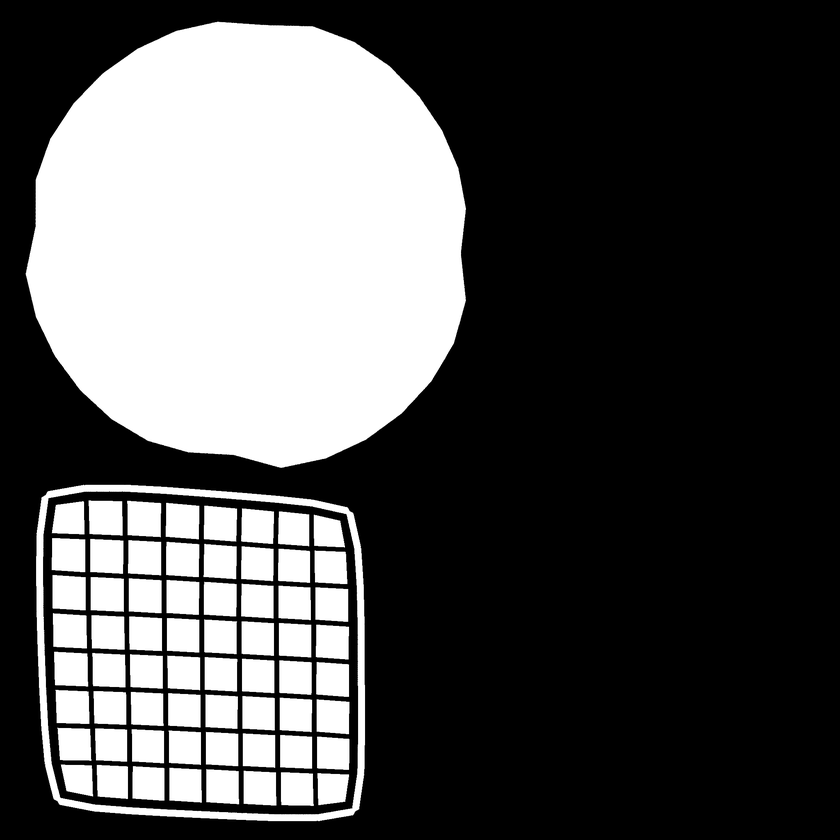
#> input picture public/Textures_chessboard/tex1_mask.png, 840 x 840 px, shrunk from 2048 x 2048 before the run, found by its file name
$ python combineimge.py
#> lines starting #> are read from the running program, lines starting #| are printed output that depends on the picture
from PIL import Image


# Otwórz dwa obrazy


# [223 lines left out: function split_textures, not called in this run]

def split_chessboard():

    Path_material1_mask = f'tex1_mask.png'
    Path_material2_mask = f'tex2_mask.png'
    Mask1 = Image.open(Path_material1_mask).convert('RGBA')
#> Mask1 is the input picture: PIL image 840x840 RGBA; mean R, G, B, A 83.7, 83.7, 83.7, 255
    Mask2 = Image.open(Path_material2_mask).convert('RGBA')
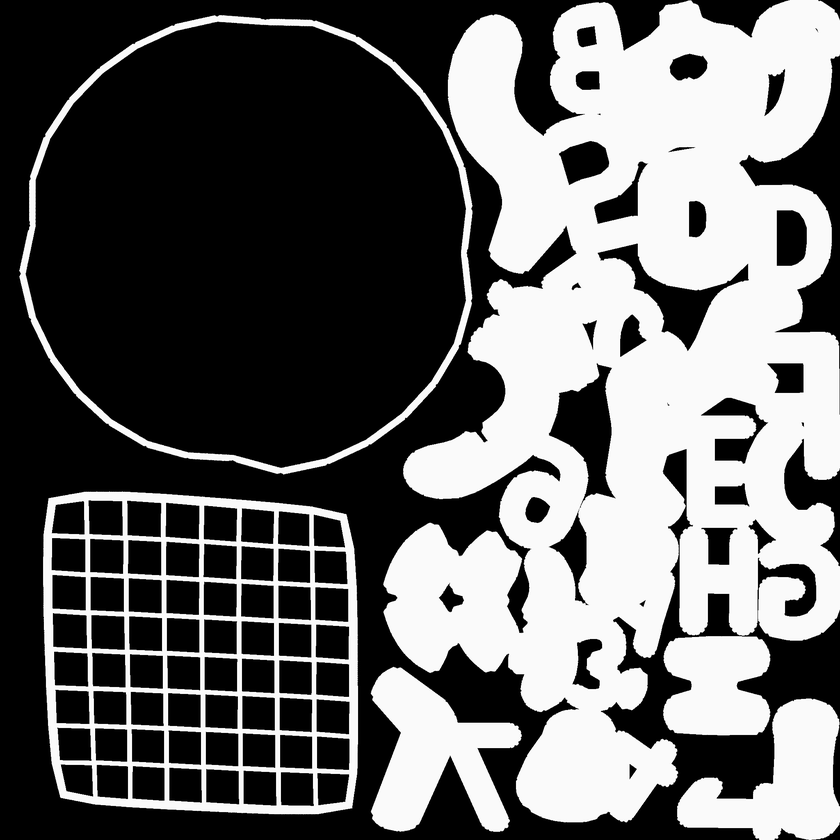
#> input picture public/Textures_chessboard/tex2_mask.png, 840 x 840 px, shrunk from 2048 x 2048 before the run, found by its file name
#> Mask2 is the input picture: PIL image 840x840 RGBA; mean R, G, B, A 102, 102, 102, 255
    pixels_Mask1 = Mask1.load()
    pixels_Mask2 = Mask2.load()

    Path_glossy = f'chessboard_glossy.png'
    Glossy = Image.open(Path_glossy).convert('RGBA')
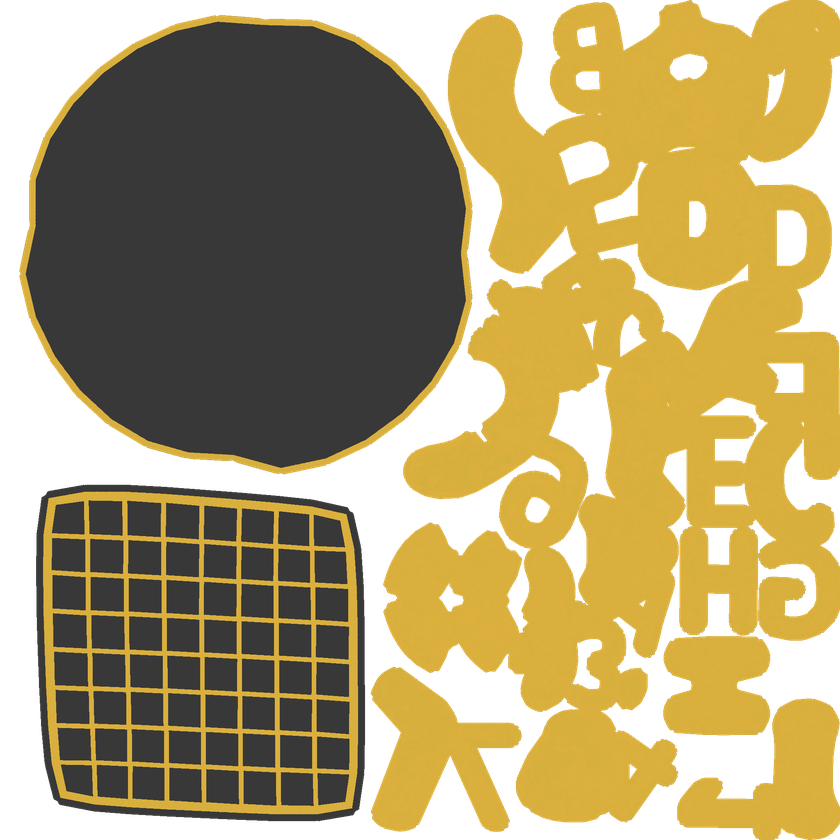
#> input picture public/Textures_chessboard/chessboard_glossy.png, 840 x 840 px, shrunk from 2048 x 2048 before the run, found by its file name
#> Glossy is the input picture: PIL image 840x840 RGBA; mean R, G, B, A 112.5, 94.3, 44.7, 187.5
    pixels_Glossy = Glossy.load()

    Path_diffuse = f'chessboard_diffuse.png'
    diffuse = Image.open(Path_diffuse).convert('RGBA')
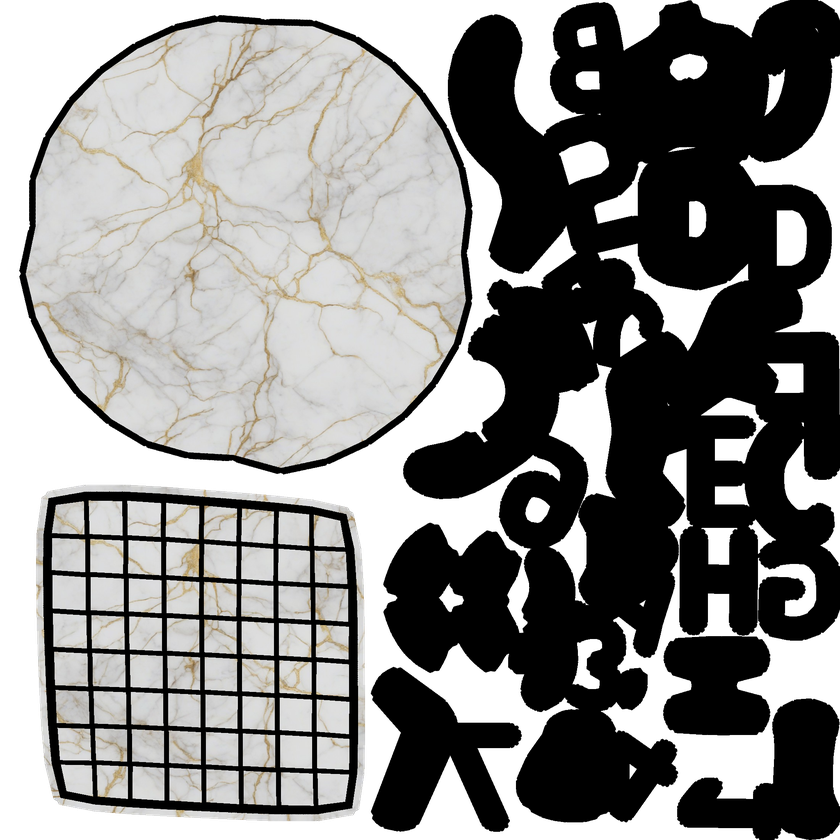
#> input picture public/Textures_chessboard/chessboard_diffuse.png, 840 x 840 px, shrunk from 2048 x 2048 before the run, found by its file name
#> diffuse is the input picture: PIL image 840x840 RGBA; mean R, G, B, A 69.3, 68.8, 67.6, 187.5
    pixels_diffuse = diffuse.load()

    width, height = diffuse.size
#> width = 840; height = 840

    Marble_diff_img = Image.new('RGBA', (width, height))
#> Marble_diff_img: PIL image 840x840 RGBA; every value is 0
    Gold_diff_img = Image.new('RGBA', (width, height))
    Marble_diff = Marble_diff_img.load()
    Gold_diff = Gold_diff_img.load()

    for y in range(width):
        for x in range(height):
            Mask1_r, Mask1_g, Mask1_b, Mask1_a = pixels_Mask1[x, y]
            Mask2_r, Mask2_g, Mask2_b, Mask2_a = pixels_Mask2[x, y]

            if Mask1_r > 240 and Mask1_g > 240 and Mask1_b > 240:
                Marble_diff[x, y] = pixels_diffuse[x, y]
            else:
                Marble_diff[x, y] = (0, 0, 0, 0)


            if Mask2_r > 240 and Mask2_g > 240 and Mask2_b > 240:
                Gold_diff[x, y] = pixels_Glossy[x, y]
            else:
                Gold_diff[x, y] = (0, 0, 0, 0)


    Marble_diff_path = f'Chessboard_Marble.png'
    Gold_diff_path = f'Chessboard_gold.png'

    Marble_diff_img.save(Marble_diff_path)
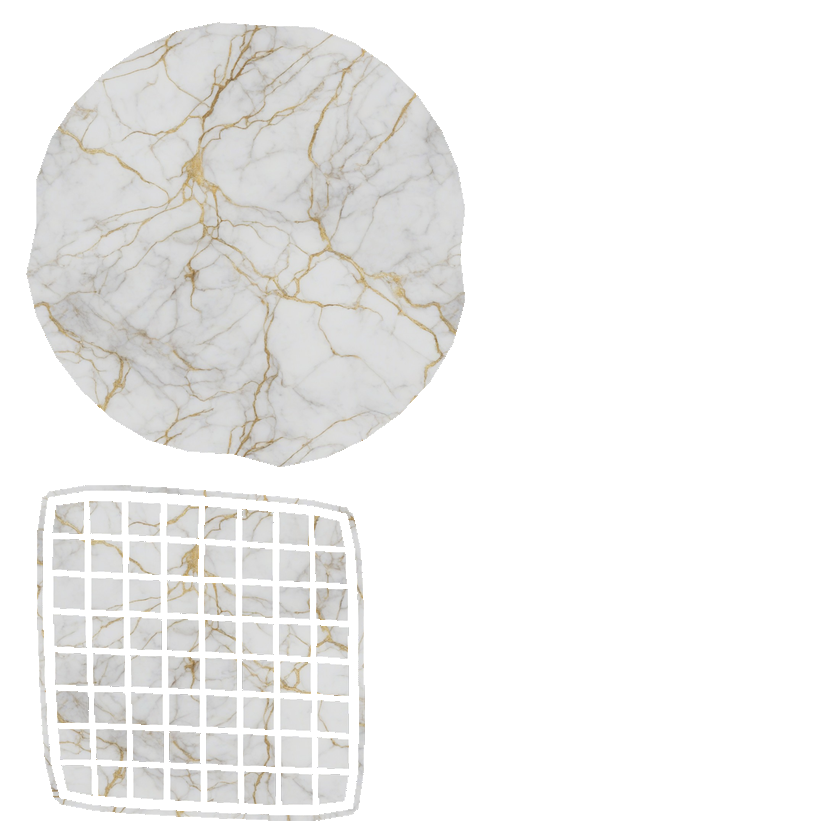
#> saved as Chessboard_Marble.png: PIL image 840x840 RGBA; mean R, G, B, A 66.9, 66.4, 65.3, 81.5; transparent parts drawn white
    Gold_diff_img.save(Gold_diff_path)
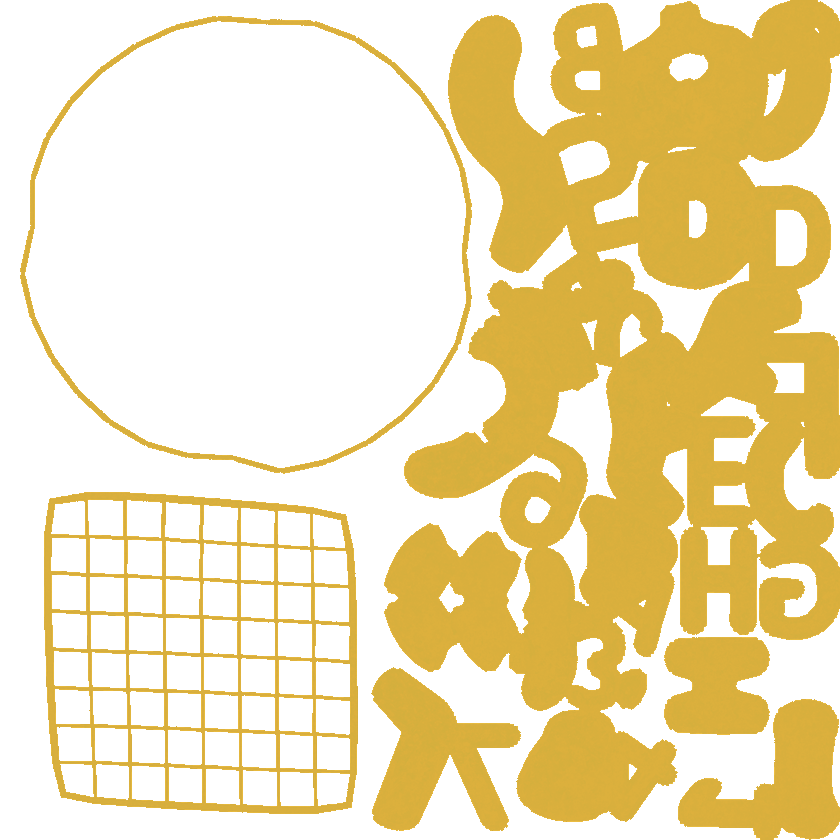
#> saved as Chessboard_gold.png: PIL image 840x840 RGBA; mean R, G, B, A 84.9, 68.5, 23.8, 99.3; transparent parts drawn white


# split_textures("horse")
split_chessboard()
